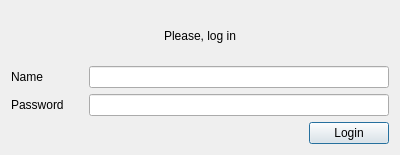
<?xml version="1.0" encoding="UTF-8"?>
<ui version="4.0">
 <class>Login</class>
 <widget class="QDialog" name="Login">
  <property name="geometry">
   <rect>
    <x>0</x>
    <y>0</y>
    <width>400</width>
    <height>155</height>
   </rect>
  </property>
  <property name="windowTitle">
   <string>Login</string>
  </property>
  <layout class="QVBoxLayout" name="verticalLayout">
   <item>
    <widget class="QLabel" name="label_3">
     <property name="text">
      <string>Please, log in</string>
     </property>
     <property name="alignment">
      <set>Qt::AlignCenter</set>
     </property>
    </widget>
   </item>
   <item>
    <layout class="QHBoxLayout" name="horizontalLayout_2">
     <item>
      <widget class="QLabel" name="label_2">
       <property name="text">
        <string>Name</string>
       </property>
      </widget>
     </item>
     <item>
      <widget class="QLineEdit" name="login">
       <property name="maximumSize">
        <size>
         <width>300</width>
         <height>16777215</height>
        </size>
       </property>
      </widget>
     </item>
    </layout>
   </item>
   <item>
    <layout class="QHBoxLayout" name="horizontalLayout">
     <item>
      <widget class="QLabel" name="label">
       <property name="text">
        <string>Password</string>
       </property>
      </widget>
     </item>
     <item>
      <widget class="QLineEdit" name="pswd">
       <property name="maximumSize">
        <size>
         <width>300</width>
         <height>16777215</height>
        </size>
       </property>
      </widget>
     </item>
    </layout>
   </item>
   <item>
    <layout class="QHBoxLayout" name="horizontalLayout_3">
     <item>
      <spacer name="horizontalSpacer">
       <property name="orientation">
        <enum>Qt::Horizontal</enum>
       </property>
       <property name="sizeHint" stdset="0">
        <size>
         <width>40</width>
         <height>20</height>
        </size>
       </property>
      </spacer>
     </item>
     <item>
      <widget class="QPushButton" name="pushButton">
       <property name="maximumSize">
        <size>
         <width>150</width>
         <height>16777215</height>
        </size>
       </property>
       <property name="text">
        <string>Login</string>
       </property>
      </widget>
     </item>
    </layout>
   </item>
  </layout>
 </widget>
 <resources/>
 <connections/>
</ui>
